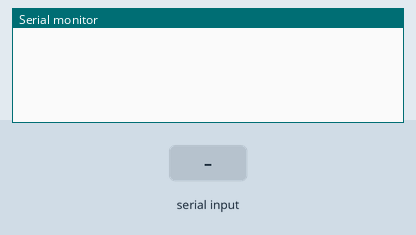
Simulated run of this sketch. Board: Arduino Uno, built with avr-gcc and run on an emulated ATmega328P. On the bench: the last lines printed to the serial monitor. The test bench sets the inputs (shaded band).

Above: at 1.2 s.
1.3 s: "START" received over Serial
At 3.1 s:
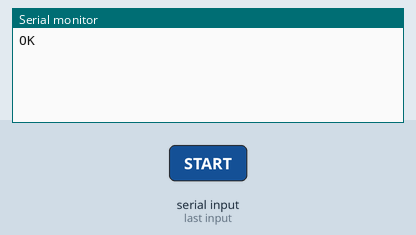
4.3 s: "SENT" received over Serial
5.8 s: "FORCE" received over Serial
At 6.12 s:
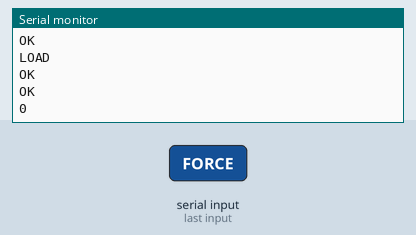

The sketch:

AudioProject.ino
```cpp
#include <TimerOne.h>

#define pinQuantity 12
int pins[pinQuantity];

bool lState[pinQuantity];

String Message = "";
bool isConnected = false ;
bool isConfigured = false ;
bool isPlaying = false;
int playingPin = -1;


void setup() {
  Serial.begin(9600);
  Serial.setTimeout(5);
  resetPins();
}

void loop() {
  if (isConnected && isConfigured) {
    for (int i = 0; i < pinQuantity; i++) {
      if (pins[i] != -1) {

        bool State = digitalRead(pins[i]);

        if (State != lState[i]) { // CHANGE OF LAST STATE
          lState[i] = State;

          if (!isPlaying) { // IF THERE ISN'T AUDIOS PLAYING
            isPlaying = true;

            if (playingPin != pins[i] ) { // CHECK IF THE THE PRESSED PIN WAS LAST AUDIO PIN TO RESUME TRACK
              playingPin = pins[i]; // SAVE THE AUDIO PIN PLAYING
              String play = "PL" + String(pins[i]);
              Serial.println(play);

            } else { // RESUME IF WAS THE SAME PIN
              Serial.println("RESUME");
            }

          } else if ( (playingPin != -1) && (playingPin == pins[i]) ) { // IF AUDIO PIN IS PRESSED AGAIN STOP THE AUDIO
            isPlaying = false;
            Serial.println("STOP");
          }

          delay(100); // DELAY TO SOLVE BUTTON ISSUE

        } // CHANGE STATE FINISH

      } else {
        break;
      }
    }
  }

}

void serialEvent() {
  while (Serial.available()) {
    Message = Serial.readString();
  }

  if (!(Serial.available()) && (Message != "")) {

/*
 * END AND START OF COMMUNICATION WITH JAVA
 */
    if (Message == "START") {
      Timer1.initialize(1000000);
      Timer1.attachInterrupt(VerifyCon);
      isConnected = true;
    }

    if (Message == "END") {
      Timer1.detachInterrupt();
      isConnected = false;
    }
/*
 * AUDIO PIN'S CONFIGURATIONS
 */
    if (Message == "CONFIG") {
      isConfigured = false;
      resetPins();
    }

    if (Message.indexOf("DI") >= 0) {
      int pin = (Message.substring(2)).toInt();
      for (int i = 0; i < pinQuantity; i++) {
        if (pins[i] == -1) {
          pins[i] = pin;
          break;
        }
      }
    }

    if (Message == "SENT") {
      for (int i = 0; i < pinQuantity; i++) {
        if (pins[i] != -1) {
          pinMode(pins[i], INPUT_PULLUP);
          lState[i] = digitalRead(pins[i]);
        }
      }
      isConfigured = true;
      Serial.println("LOAD");
    }

/*
 * COMMUNICATION ABOUT AUDIO PLAYBACK
 */
    if (Message.indexOf("FORCE") >= 0){
      playingPin = (Message.substring(5)).toInt();
      Serial.println(playingPin);
      isPlaying = true;

    }

    if (Message == "PAUSE"){
      isPlaying = false;
    }

    if (Message == "RESUME"){
      isPlaying = true;
    }

    if (Message == "FINISH"){
      isPlaying = false;
      playingPin = -1;
    }
/*
 *    FOR TEST PURPOSES
 */
    if (Message == "TESTE") {
      for (int i = 0; i < pinQuantity; i++) {
        Serial.println(pins[i]);
      }
    }

    Message = "";
  }
}

void VerifyCon() {
  Serial.println("OK");
}

void resetPins() {
  for (int i = 0; i < pinQuantity; i++) {
    pins[i] = -1;
  }
}
```

Measured:
- after the input at 1.3 s, the serial monitor: prints a new line after 1.0 s (image 1)
- after the input at 5.8 s, the serial monitor: prints a new line at once (image 2)
